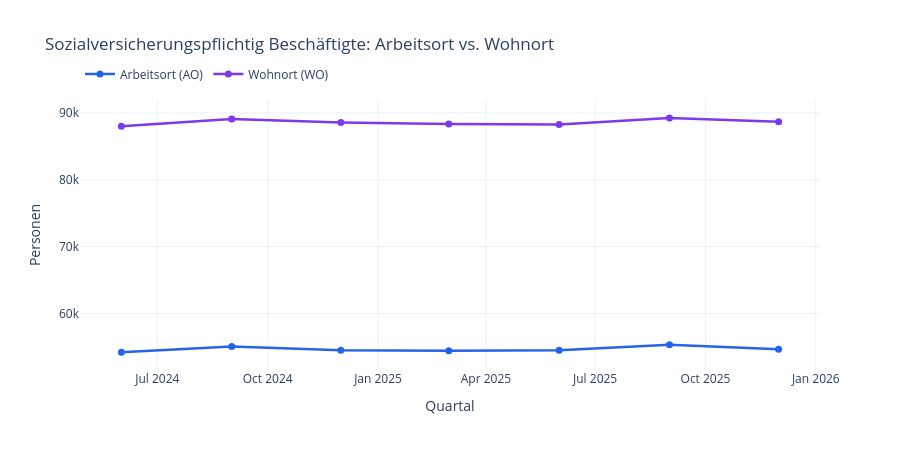

Notebook source saved alongside this figure:
### Markdown cell above
## 1. Sozialversicherungspflichtige Beschäftigung: Arbeitsort vs. Wohnort

Wie entwickeln sich die beiden Perspektiven — Jobs in Regensburg (AO) vs. beschäftigte
Regensburger (WO) — über die 7 verfügbaren Quartale?

### Code cell
fig = go.Figure()
fig.add_trace(go.Scatter(
    x=beschaeftigung.index, y=beschaeftigung["ao_svp"], name="Arbeitsort (AO)",
    mode="lines+markers", line=dict(color="#2563eb", width=2.5), marker=dict(size=7),
))
fig.add_trace(go.Scatter(
    x=beschaeftigung.index, y=beschaeftigung["wo_svp"], name="Wohnort (WO)",
    mode="lines+markers", line=dict(color="#7c3aed", width=2.5), marker=dict(size=7),
))
fig.update_layout(
    title="Sozialversicherungspflichtig Beschäftigte: Arbeitsort vs. Wohnort",
    xaxis_title="Quartal", yaxis_title="Personen", template="plotly_white",
    height=450, hovermode="x unified", legend=dict(orientation="h", y=1.15),
)
fig.write_image(ABBILDUNGEN_DIR / "abb41_beschaeftigung_ao_wo.png", scale=2)
fig

### Figure 1 — Plotly figure (JSON) as saved in the notebook; plotly's stock layout.template omitted (floating-point values rounded to 4 significant figures)
{"data": [{"line": {"color": "#2563eb", "width": 2.5}, "marker": {"size": 7}, "mode": "lines+markers", "name": "Arbeitsort (AO)", "type": "scatter", "x": ["2024-06-01T00:00:00", "2024-09-01T00:00:00", "2024-12-01T00:00:00", "2025-03-01T00:00:00", "2025-06-01T00:00:00", "2025-09-01T00:00:00", "2025-12-01T00:00:00"], "y": [54214, 55037, 54495, 54421, 54513, 55331, 54653]}, {"line": {"color": "#7c3aed", "width": 2.5}, "marker": {"size": 7}, "mode": "lines+markers", "name": "Wohnort (WO)", "type": "scatter", "x": ["2024-06-01T00:00:00", "2024-09-01T00:00:00", "2024-12-01T00:00:00", "2025-03-01T00:00:00", "2025-06-01T00:00:00", "2025-09-01T00:00:00", "2025-12-01T00:00:00"], "y": [88011, 89093, 88564, 88326, 88252, 89259, 88662]}], "layout": {"height": 450, "hovermode": "x unified", "legend": {"orientation": "h", "y": 1.15}, "title": {"text": "Sozialversicherungspflichtig Beschäftigte: Arbeitsort vs. Wohnort"}, "xaxis": {"title": {"text": "Quartal"}}, "yaxis": {"title": {"text": "Personen"}}}}
